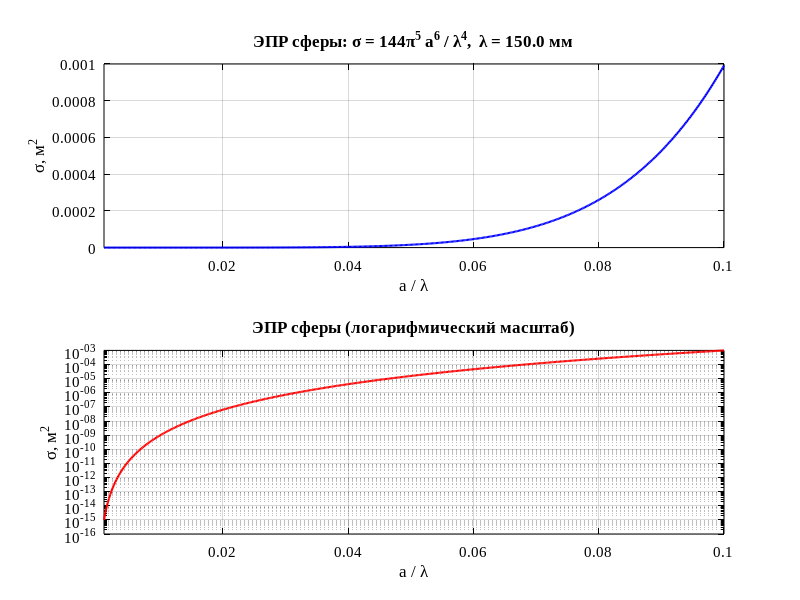
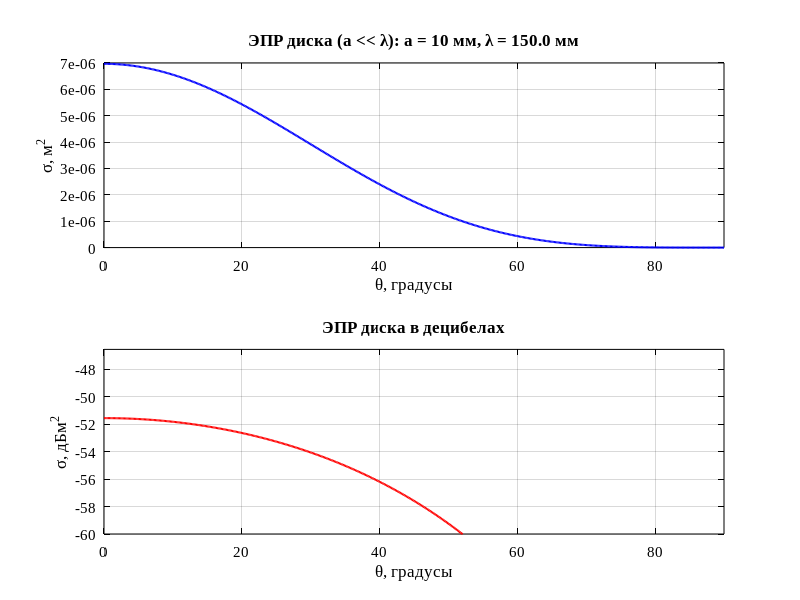
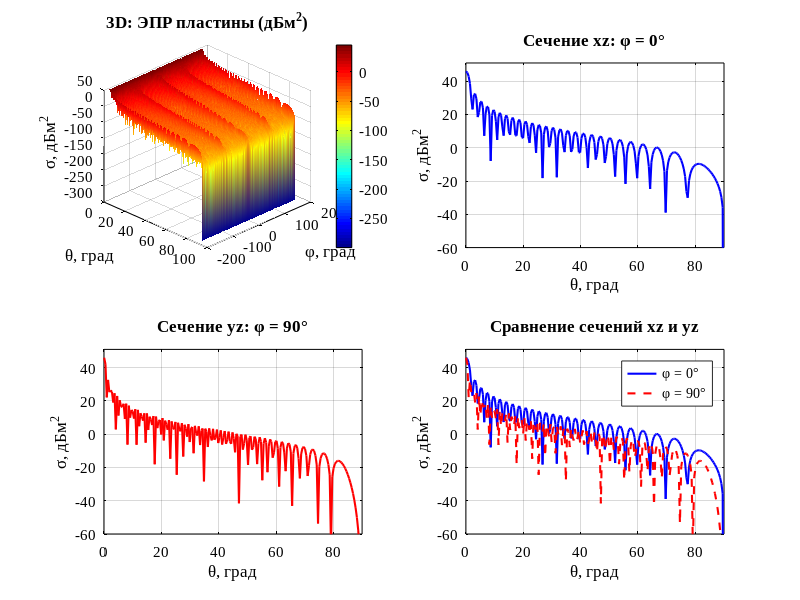
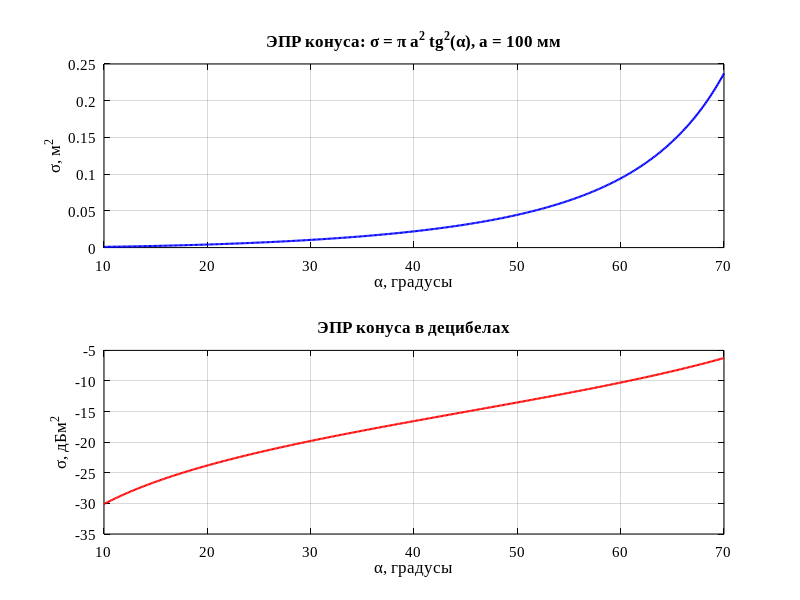

Write MATLAB code to recreate these figures, in order.
%% =========================================================================
%%  ЛАБОРАТОРНАЯ РАБОТА №4
%%  "Исследование отражающей возможности объектов различной формы"
%%  Дисциплина: Теоретические основы радиоэлектронной борьбы
%%  Среда: MATLAB R2025b
%%
%%  Формулы по методическим указаниям:
%%    (2)  - ЭПР сферы, рэлеевская область (a << lambda)
%%    (5)  - ЭПР диска, коротковолновый режим (a >> lambda)
%%    (6)  - ЭПР диска, длинноволновый режим (a << lambda)
%%    (7)  - ЭПР прямоугольной пластины (a, b >> lambda)
%%    (8)  - ЭПР конуса
%%    (9)  - ЭПР двугранного уголка, плоскость ⊥ ребру
%%    (10) - ЭПР двугранного уголка, ортогональная плоскость
%%    (11) - Максимальные ЭПР трёхгранных уголков
%%    (12) - ЭПР линзы Люнеберга (полусфера)
%%    (13) - ЭПР линзы Люнеберга с кольцом
%%    (14) - ЭПР решётки Ван-Атта
%% =========================================================================

clear; close all; clc;

%% --- Белая тема для всех фигур (отключение тёмной темы MATLAB) ---
set(0, 'DefaultFigureColor',      'w');          % фон фигуры — белый
set(0, 'DefaultAxesColor',        'w');          % фон осей — белый
set(0, 'DefaultAxesXColor',       'k');          % ось X — чёрная
set(0, 'DefaultAxesYColor',       'k');          % ось Y — чёрная
set(0, 'DefaultAxesZColor',       'k');          % ось Z — чёрная
set(0, 'DefaultTextColor',        'k');          % текст — чёрный
set(0, 'DefaultAxesFontName',     'Times New Roman');  % шрифт
set(0, 'DefaultAxesFontSize',     11);           % размер шрифта осей
set(0, 'DefaultTextFontName',     'Times New Roman');
set(0, 'DefaultTextFontSize',     12);

%% =========================================================================
%%  БЛОК 0 — ПАРАМЕТРЫ ВАРИАНТА
%% =========================================================================

variant = 1;                 % Номер бригады (варианта)

% --- Частотные параметры ---
f       = 2e9;               % Несущая частота, Гц
c       = 3e8;               % Скорость света, м/с
lambda  = c / f;             % Длина волны, м
k       = 2 * pi / lambda;   % Волновое число, рад/м

% --- Геометрические параметры ---
a       = 10e-3;             % Размер a, м
b       = 21e-3;             % Размер b, м
l_param = 1.5;               % Размер l, м

% --- Вывод информации о варианте ---
fprintf('==========================================================\n');
fprintf('  Лабораторная работа №4 — Вариант %d\n', variant);
fprintf('==========================================================\n');
fprintf('  Несущая частота      f = %.1f ГГц\n', f/1e9);
fprintf('  Длина волны          lambda = %.4f м (%.1f мм)\n', lambda, lambda*1e3);
fprintf('  Волновое число       k = %.2f рад/м\n', k);
fprintf('  Параметр a           = %.1f мм\n', a*1e3);
fprintf('  Параметр b           = %.1f мм\n', b*1e3);
fprintf('  Параметр l           = %.2f м\n', l_param);
fprintf('  Электрический размер ka = %.3f\n', k*a);
fprintf('==========================================================\n\n');

%% =========================================================================
%%  ЗАДАНИЕ 1 — ЭПР МЕТАЛЛИЧЕСКОЙ СФЕРЫ (ШАРА) В РЭЛЕЕВСКОЙ ОБЛАСТИ
%%
%%  Условие: a << lambda
%%  Диапазон: a от 0.001*lambda до 0.1*lambda (>= 100 точек)
%%  Формула (2): sigma = 144 * pi^5 * a^6 / lambda^4
%%
%%  В рэлеевской области ЭПР сферы очень мала и резко растёт с увеличением
%%  радиуса (пропорционально a^6).
%% =========================================================================

fprintf('--- Задание 1: ЭПР сферы (Рэлеевская область) ---\n');

% Диапазон размеров сферы
N_pts    = 500;                           % Количество точек (>> 100)
a_sphere = linspace(0.001*lambda, 0.1*lambda, N_pts);  % Размеры a, м

% Формула (2): ЭПР сферы в рэлеевской области
sigma_sphere = 144 * pi^5 * a_sphere.^6 / lambda^4;    % м^2

% Перевод в дБм^2 (децибелы относительно 1 м^2)
sigma_sphere_dB = 10 * log10(sigma_sphere);

% Построение графика
figure('Name', 'Задание 1 — ЭПР сферы (Рэлеев)', 'NumberTitle', 'off');

subplot(2,1,1);
plot(a_sphere/lambda, sigma_sphere, 'b-', 'LineWidth', 1.5);
grid on;
xlabel('a / \lambda');
ylabel('\sigma, м^2');
title(['ЭПР сферы: \sigma = 144\pi^5 a^6 / \lambda^4,  \lambda = ', ...
       num2str(lambda*1e3, '%.1f'), ' мм']);
xlim([0.001 0.1]);

subplot(2,1,2);
semilogy(a_sphere/lambda, sigma_sphere, 'r-', 'LineWidth', 1.5);
grid on;
xlabel('a / \lambda');
ylabel('\sigma, м^2');
title('ЭПР сферы (логарифмический масштаб)');
xlim([0.001 0.1]);

% Вывод контрольных значений
fprintf('  a = 0.001*lambda: sigma = %.3e м^2 (%.1f дБм^2)\n', ...
    sigma_sphere(1), sigma_sphere_dB(1));
fprintf('  a = 0.01*lambda:  sigma = %.3e м^2 (%.1f дБм^2)\n', ...
    sigma_sphere(round(N_pts/10)), sigma_sphere_dB(round(N_pts/10)));
fprintf('  a = 0.1*lambda:   sigma = %.3e м^2 (%.1f дБм^2)\n\n', ...
    sigma_sphere(end), sigma_sphere_dB(end));


%% =========================================================================
%%  ЗАДАНИЕ 2 — МОНОСТАТИЧЕСКАЯ ЭПР МЕТАЛЛИЧЕСКОГО ДИСКА
%%
%%  Условие: a << lambda (длинноволновая область)
%%  Формула (6): sigma(theta) = sigma_m * (8*ka / (3*pi))^2 * cos^4(theta)
%%  Формула (4): sigma_m = 4*pi^3 * a^4 / lambda^2
%%
%%  Диск ориентирован нормально к направлению падения волны.
%%  theta = 0 — нормальное падение (максимум ЭПР).
%% =========================================================================

fprintf('--- Задание 2: ЭПР диска (длинноволновая область) ---\n');

% Максимальная ЭПР диска — формула (4)
sigma_m_disk = 4 * pi^3 * a^4 / lambda^2;  % м^2

% Коэффициент для формулы (6)
C_rayleigh = (8 * k * a / (3 * pi))^2;

fprintf('  Максимальная ЭПР диска (формула 4): sigma_m = %.3e м^2\n', sigma_m_disk);
fprintf('  Коэффициент (8ka/3pi)^2 = %.4f\n', C_rayleigh);

% Углы падения волны
theta_disk = linspace(0, pi/2, 500);  % от 0 до 90 градусов

% Формула (6): моностатическая ЭПР диска (a << lambda)
sigma_disk = sigma_m_disk * C_rayleigh * cos(theta_disk).^4;  % м^2

% Перевод в дБ
sigma_disk_dB = 10 * log10(sigma_disk);
sigma_disk_dB(sigma_disk_dB == -Inf) = -60;  % ограничение для графика

% Построение графика
figure('Name', 'Задание 2 — ЭПР диска', 'NumberTitle', 'off');

subplot(2,1,1);
plot(theta_disk * 180/pi, sigma_disk, 'b-', 'LineWidth', 1.5);
grid on;
xlabel('\theta, градусы');
ylabel('\sigma, м^2');
title(['ЭПР диска (a << \lambda): a = ', num2str(a*1e3, '%.0f'), ...
       ' мм, \lambda = ', num2str(lambda*1e3, '%.1f'), ' мм'], 'Interpreter', 'tex');
xlim([0 90]);

subplot(2,1,2);
plot(theta_disk * 180/pi, sigma_disk_dB, 'r-', 'LineWidth', 1.5);
grid on;
xlabel('\theta, градусы');
ylabel('\sigma, дБм^2');
title('ЭПР диска в децибелах');
xlim([0 90]);
ylim([-60 max(sigma_disk_dB)+5]);

fprintf('  sigma(0)   = %.3e м^2 (%.1f дБм^2)\n', sigma_disk(1), sigma_disk_dB(1));
fprintf('  sigma(45)  = %.3e м^2 (%.1f дБм^2)\n', ...
    sigma_disk(round(end/4)), sigma_disk_dB(round(end/4)));
fprintf('  sigma(90)  = %.3e м^2\n\n', sigma_disk(end));


%% =========================================================================
%%  ЗАДАНИЕ 3 — ЭПР ПРЯМОУГОЛЬНОЙ ПЛАСТИНЫ
%%
%%  Условие: a, b >> lambda
%%  Размеры: a*100 и b*100 (домножить на 100)
%%  Формула (7):
%%    sigma(theta,phi) = sigma_m * |cos(theta) *
%%        sinc(2ka*sin(theta)*cos(phi)) *
%%        sinc(2kb*sin(theta)*sin(phi))|^2
%%    sigma_m = 64*pi*a^2*b^2 / lambda^2
%%
%%  Необходимо:
%%    - Построить 3D-изображение sigma(theta, phi)
%%    - Построить сечения в плоскостях xz (phi=0) и yz (phi=pi/2)
%% =========================================================================

fprintf('--- Задание 3: ЭПР прямоугольной пластины ---\n');

% Размеры пластины (домножены на 100)
a_plate = a * 100;   % 1.0 м
b_plate = b * 100;   % 2.1 м

fprintf('  Размеры пластины: %.2f м x %.2f м\n', a_plate, b_plate);
fprintf('  a_plate / lambda = %.1f,  b_plate / lambda = %.1f\n', ...
    a_plate/lambda, b_plate/lambda);

% Максимальная ЭПР пластины
sigma_m_plate = 64 * pi * a_plate^2 * b_plate^2 / lambda^2;
fprintf('  sigma_m = %.3e м^2 (%.1f дБм^2)\n\n', sigma_m_plate, ...
    10*log10(sigma_m_plate));

% Сетка углов
N_theta = 200;
N_phi   = 200;
theta_plate = linspace(0.001, pi/2, N_theta);  % избегаем theta=0 (деление на ноль)
phi_plate   = linspace(-pi, pi, N_phi);

[THETA, PHI] = meshgrid(theta_plate, phi_plate);

% Вспомогательные аргументы синуса
arg_a = 2 * k * a_plate * sin(THETA) .* cos(PHI);
arg_b = 2 * k * b_plate * sin(THETA) .* sin(PHI);

% Безопасное вычисление sinc(x) = sin(x)/x
sinc_a = ones(size(arg_a));
sinc_b = ones(size(arg_b));
mask_a = abs(arg_a) > 1e-10;
mask_b = abs(arg_b) > 1e-10;
sinc_a(mask_a) = sin(arg_a(mask_a)) ./ arg_a(mask_a);
sinc_b(mask_b) = sin(arg_b(mask_b)) ./ arg_b(mask_b);

% Формула (7): ЭПР прямоугольной пластины
sigma_plate = sigma_m_plate * (cos(THETA) .* sinc_a .* sinc_b).^2;

% Перевод в дБм^2
sigma_plate_dB = 10 * log10(sigma_plate + 1e-30);  % +eps для избежания log(0)

% ---- 3D-график ----
figure('Name', 'Задание 3 — ЭПР прямоугольной пластины', 'NumberTitle', 'off');

subplot(2,2,1);
surf(THETA*180/pi, PHI*180/pi, sigma_plate_dB, 'EdgeColor', 'none');
shading interp; colormap(jet); colorbar;
xlabel('\theta, град'); ylabel('\phi, град');
zlabel('\sigma, дБм^2');
title('3D: ЭПР пластины (дБм^2)');
view(45, 30);

% ---- Сечение xz (phi = 0) ----
phi_xz = 0;
arg_a_xz = 2 * k * a_plate * sin(theta_plate) * cos(phi_xz);
arg_b_xz = 2 * k * b_plate * sin(theta_plate) * sin(phi_xz);

sinc_a_xz = ones(size(arg_a_xz));
sinc_b_xz = ones(size(arg_b_xz));
mask_a_xz = abs(arg_a_xz) > 1e-10;
mask_b_xz = abs(arg_b_xz) > 1e-10;
sinc_a_xz(mask_a_xz) = sin(arg_a_xz(mask_a_xz)) ./ arg_a_xz(mask_a_xz);
sinc_b_xz(mask_b_xz) = sin(arg_b_xz(mask_b_xz)) ./ arg_b_xz(mask_b_xz);

sigma_xz = sigma_m_plate * (cos(theta_plate) .* sinc_a_xz .* sinc_b_xz).^2;
sigma_xz_dB = 10*log10(sigma_xz + 1e-30);

subplot(2,2,2);
plot(theta_plate*180/pi, sigma_xz_dB, 'b-', 'LineWidth', 1.5);
grid on;
xlabel('\theta, град'); ylabel('\sigma, дБм^2');
title('Сечение xz: \phi = 0°');
xlim([0 90]); ylim([-60 max(sigma_xz_dB)+5]);

% ---- Сечение yz (phi = pi/2) ----
phi_yz = pi/2;
arg_a_yz = 2 * k * a_plate * sin(theta_plate) * cos(phi_yz);
arg_b_yz = 2 * k * b_plate * sin(theta_plate) * sin(phi_yz);

sinc_a_yz = ones(size(arg_a_yz));
sinc_b_yz = ones(size(arg_b_yz));
mask_a_yz = abs(arg_a_yz) > 1e-10;
mask_b_yz = abs(arg_b_yz) > 1e-10;
sinc_a_yz(mask_a_yz) = sin(arg_a_yz(mask_a_yz)) ./ arg_a_yz(mask_a_yz);
sinc_b_yz(mask_b_yz) = sin(arg_b_yz(mask_b_yz)) ./ arg_b_yz(mask_b_yz);

sigma_yz = sigma_m_plate * (cos(theta_plate) .* sinc_a_yz .* sinc_b_yz).^2;
sigma_yz_dB = 10*log10(sigma_yz + 1e-30);

subplot(2,2,3);
plot(theta_plate*180/pi, sigma_yz_dB, 'r-', 'LineWidth', 1.5);
grid on;
xlabel('\theta, град'); ylabel('\sigma, дБм^2');
title('Сечение yz: \phi = 90°');
xlim([0 90]); ylim([-60 max(sigma_yz_dB)+5]);

% ---- Совмещённое сечение ----
subplot(2,2,4);
plot(theta_plate*180/pi, sigma_xz_dB, 'b-', 'LineWidth', 1.5); hold on;
plot(theta_plate*180/pi, sigma_yz_dB, 'r--', 'LineWidth', 1.5);
grid on;
xlabel('\theta, град'); ylabel('\sigma, дБм^2');
title('Сравнение сечений xz и yz');
legend('\phi = 0°', '\phi = 90°', 'Location', 'best');
xlim([0 90]); ylim([-60 max([sigma_xz_dB, sigma_yz_dB])+5]);


%% =========================================================================
%%  ЗАДАНИЕ 4 — ЭПР КОНИЧЕСКОГО ОТРАЖАТЕЛЯ
%%
%%  Угол раскрыва alpha от 10° до 70°
%%  Размер a домножить на 10
%%  Формула (8): sigma_m = pi * a^2 * tg^2(alpha)
%%
%%  Примечание: ЭПР конуса максимальна при наблюдении вдоль оси конуса
%%  и определяется радиусом основания и углом при вершине.
%% =========================================================================

fprintf('--- Задание 4: ЭПР конуса ---\n');

% Размер основания конуса (домножен на 10)
a_cone = a * 10;   % 0.1 м

fprintf('  Радиус основания конуса a = %.1f мм\n', a_cone*1e3);

% Диапазон углов раскрыва конуса (полный угол при вершине)
alpha_cone = linspace(10, 70, 500);     % градусы
alpha_rad  = alpha_cone * pi / 180;     % радианы

% Формула (8): ЭПР конуса
sigma_cone = pi * a_cone^2 * tan(alpha_rad).^2;   % м^2

% Перевод в дБ
sigma_cone_dB = 10 * log10(sigma_cone);

% Построение графика
figure('Name', 'Задание 4 — ЭПР конуса', 'NumberTitle', 'off');

subplot(2,1,1);
plot(alpha_cone, sigma_cone, 'b-', 'LineWidth', 1.5);
grid on;
xlabel('\alpha, градусы');
ylabel('\sigma, м^2');
title(['ЭПР конуса: \sigma = \pi a^2 tg^2(\alpha), a = ', ...
       num2str(a_cone*1e3, '%.0f'), ' мм']);

subplot(2,1,2);
plot(alpha_cone, sigma_cone_dB, 'r-', 'LineWidth', 1.5);
grid on;
xlabel('\alpha, градусы');
ylabel('\sigma, дБм^2');
title('ЭПР конуса в децибелах');

% Контрольные значения
fprintf('  sigma(10°)  = %.4f м^2 (%.1f дБм^2)\n', ...
    sigma_cone(1), sigma_cone_dB(1));
fprintf('  sigma(45°)  = %.4f м^2 (%.1f дБм^2)\n', ...
    sigma_cone(round((45-10)/60*(length(alpha_cone)-1)+1)), ...
    sigma_cone_dB(round((45-10)/60*(length(alpha_cone)-1)+1)));
fprintf('  sigma(70°)  = %.4f м^2 (%.1f дБм^2)\n\n', ...
    sigma_cone(end), sigma_cone_dB(end));


%% =========================================================================
%%  ЗАДАНИЕ 5 — ЭПР ДВУГРАННОГО УГОЛКОВОГО ОТРАЖАТЕЛЯ
%%
%%  Двугранный уголковый отражатель с углом 90° между гранями.
%%  Размеры граней: a x b.
%%
%%  (а) В плоскости, перпендикулярной ребру — формула (9):
%%      sigma(phi) = 2*sigma_m * cos^2(2*phi) * sinc^2(2*ka*sin(phi))
%%      sigma_m = 8*pi*a^2*b^2 / lambda^2
%%
%%  (б) В ортогональной плоскости — формула (10):
%%      sigma(theta) = (8*pi*a^2*b^2 / lambda^2) * sin(theta) *
%%                     [sin(kb*sin(theta)) / (kb*sin(theta))]^2
%% =========================================================================

fprintf('--- Задание 5: ЭПР двугранного уголкового отражателя ---\n');

% Максимальная ЭПР двугранного отражателя
sigma_m_dihedral = 8 * pi * a^2 * b^2 / lambda^2;
fprintf('  sigma_m = %.3e м^2 (%.1f дБм^2)\n', sigma_m_dihedral, ...
    10*log10(sigma_m_dihedral));

% ---- (а) Плоскость, перпендикулярная ребру (phi) ----
phi_dihedral = linspace(-pi/4, pi/4, 1000);  % от -45° до +45°

% Формула (9): ЭПР двугранного отражателя
% sigma(phi) = 2 * sigma_m * cos^2(2*phi) * sinc^2(2*ka*sin(phi))
%
% Аргумент sinc-функции
arg_dih = 2 * k * a * sin(phi_dihedral);
sinc_dih = ones(size(arg_dih));
mask_dih = abs(arg_dih) > 1e-10;
sinc_dih(mask_dih) = sin(arg_dih(mask_dih)) ./ arg_dih(mask_dih);

sigma_phi = 2 * sigma_m_dihedral * cos(2*phi_dihedral).^2 .* sinc_dih.^2;
sigma_phi_dB = 10*log10(sigma_phi + 1e-30);

% ---- (б) Ортогональная плоскость (theta) ----
theta_dihedral = linspace(0.001, pi/2, 1000);  % избегаем theta=0

% Формула (10): ЭПР в ортогональной плоскости
arg_dih_b = k * b * sin(theta_dihedral);
sinc_dih_b = ones(size(arg_dih_b));
mask_dih_b = abs(arg_dih_b) > 1e-10;
sinc_dih_b(mask_dih_b) = sin(arg_dih_b(mask_dih_b)) ./ arg_dih_b(mask_dih_b);

sigma_theta = sigma_m_dihedral * sin(theta_dihedral) .* sinc_dih_b.^2;
sigma_theta_dB = 10*log10(sigma_theta + 1e-30);

% Построение графиков
figure('Name', 'Задание 5 — ЭПР двугранного отражателя', 'NumberTitle', 'off');

subplot(2,2,1);
plot(phi_dihedral*180/pi, sigma_phi, 'b-', 'LineWidth', 1.5);
grid on;
xlabel('\phi, градусы');
ylabel('\sigma, м^2');
title('(а) Плоскость \perp ребру (линейный)');

subplot(2,2,2);
plot(phi_dihedral*180/pi, sigma_phi_dB, 'r-', 'LineWidth', 1.5);
grid on;
xlabel('\phi, градусы');
ylabel('\sigma, дБм^2');
title('(а) Плоскость \perp ребру (дБ)');

subplot(2,2,3);
plot(theta_dihedral*180/pi, sigma_theta, 'b-', 'LineWidth', 1.5);
grid on;
xlabel('\theta, градусы');
ylabel('\sigma, м^2');
title('(б) Ортогональная плоскость (линейный)');

subplot(2,2,4);
plot(theta_dihedral*180/pi, sigma_theta_dB, 'r-', 'LineWidth', 1.5);
grid on;
xlabel('\theta, градусы');
ylabel('\sigma, дБм^2');
title('(б) Ортогональная плоскость (дБ)');

fprintf('  sigma_phi(0)  = %.3e м^2 (биссектриса)\n', sigma_phi(length(phi_dihedral)/2+1));
fprintf('  sigma_theta   max = %.3e м^2\n\n', max(sigma_theta));


%% =========================================================================
%%  ЗАДАНИЕ 6 — МАКСИМАЛЬНЫЕ ЭПР ТРЁХГРАННЫХ УГОЛКОВЫХ ОТРАЖАТЕЛЕЙ
%%
%%  Зависимость максимальных ЭПР от длины ребра a при фиксированной lambda.
%%  Диапазон: a от 1*lambda до 20*lambda.
%%  Типы граней:
%%    Формула (11):
%%      sigma_tr = 4*pi * a^4 / (3*lambda^2)    — треугольный
%%      sigma_pr = 12*pi * a^4 / lambda^2        — прямоугольный
%%      sigma_cr = 2*pi * a^4 / lambda^2         — круглый (секторный)
%% =========================================================================

fprintf('--- Задание 6: ЭПР трёхгранных отражателей ---\n');

% Диапазон длин рёбер
a_tri = linspace(1*lambda, 20*lambda, 500);  % от lambda до 20*lambda

% Формула (11): максимальные ЭПР трёхгранных отражателей
sigma_triangular  = (4/3) * pi * a_tri.^4 / lambda^2;   % треугольный
sigma_rectangular = 12 * pi * a_tri.^4 / lambda^2;       % прямоугольный
sigma_circular    = 2 * pi * a_tri.^4 / lambda^2;        % секторный (круглый)

% Перевод в дБ
sigma_triangular_dB  = 10*log10(sigma_triangular);
sigma_rectangular_dB = 10*log10(sigma_rectangular);
sigma_circular_dB    = 10*log10(sigma_circular);

% Построение графиков
figure('Name', 'Задание 6 — ЭПР трёхгранных отражателей', 'NumberTitle', 'off');

subplot(2,1,1);
plot(a_tri/lambda, sigma_triangular, 'b-', 'LineWidth', 1.5); hold on;
plot(a_tri/lambda, sigma_rectangular, 'r-', 'LineWidth', 1.5);
plot(a_tri/lambda, sigma_circular, 'g-', 'LineWidth', 1.5);
grid on;
xlabel('a / \lambda');
ylabel('\sigma, м^2');
title('Максимальные ЭПР трёхгранных отражателей');
legend('Треугольный (4\pi a^4 / 3\lambda^2)', ...
       'Прямоугольный (12\pi a^4 / \lambda^2)', ...
       'Секторный (2\pi a^4 / \lambda^2)', 'Location', 'best');

subplot(2,1,2);
plot(a_tri/lambda, sigma_triangular_dB, 'b-', 'LineWidth', 1.5); hold on;
plot(a_tri/lambda, sigma_rectangular_dB, 'r-', 'LineWidth', 1.5);
plot(a_tri/lambda, sigma_circular_dB, 'g-', 'LineWidth', 1.5);
grid on;
xlabel('a / \lambda');
ylabel('\sigma, дБм^2');
title('Максимальные ЭПР трёхгранных отражателей (дБ)');
legend('Треугольный', 'Прямоугольный', 'Секторный', 'Location', 'best');

% Вывод таблицы для нескольких значений
fprintf('\n  ЭПР при различных размерах ребра:\n');
fprintf('  %-10s %-15s %-15s %-15s\n', 'a/lambda', 'Треуг.(м^2)', 'Прям.(м^2)', 'Сект.(м^2)');
fprintf('  %-10s %-15s %-15s %-15s\n', '--------', '-------------', '-------------', '-------------');
idx = [1, round(length(a_tri)/4), round(length(a_tri)/2), ...
       round(3*length(a_tri)/4), length(a_tri)];
for ii = idx
    fprintf('  %-10.1f %-15.3e %-15.3e %-15.3e\n', ...
        a_tri(ii)/lambda, sigma_triangular(ii), sigma_rectangular(ii), sigma_circular(ii));
end
fprintf('\n');


%% =========================================================================
%%  ЗАДАНИЕ 7 — ЭПР ЛИНЗЫ ЛЮНЕБЕРГА С МЕТАЛЛИЧЕСКИМ КОЛЬЦОМ
%%
%%  Радиус линзы: R = 20 * lambda
%%  Ширина кольца: l от 0.1*R до 1.8*R
%%  Формула (13):
%%    sigma = (4*pi / lambda^2) * (2*R*l - l^2)^2
%%
%%  Примечание: при l = R получаем максимальную ЭПР,
%%  совпадающую с формулой (12) для полусферической линзы:
%%  sigma_max = 4*pi*R^4 / lambda^2
%% =========================================================================

fprintf('--- Задание 7: ЭПР линзы Люнеберга с кольцом ---\n');

% Параметры линзы Люнеберга
R_lens = 20 * lambda;    % Радиус линзы, м
fprintf('  Радиус линзы R = %.3f м (%.1f*lambda)\n', R_lens, R_lens/lambda);

% Диапазон ширины металлизированного кольца
l_ring = linspace(0.1*R_lens, 1.8*R_lens, 500);   % от 0.1R до 1.8R

% Формула (13): ЭПР линзы Люнеберга с кольцом
% Эффективная отражающая площадь: A_eff = l*(2R - l) = 2Rl - l^2
A_eff = 2 * R_lens * l_ring - l_ring.^2;
sigma_luneburg = (4 * pi / lambda^2) * A_eff.^2;   % м^2

% Проверка: при l = R должно совпадать с формулой (12)
sigma_max_luneburg = 4 * pi * R_lens^4 / lambda^2;
fprintf('  sigma_max (формула 12, l=R): %.3e м^2\n', sigma_max_luneburg);
fprintf('  sigma при l=R (расчёт):      %.3e м^2\n', ...
    (4*pi/lambda^2) * (2*R_lens*R_lens - R_lens^2)^2);

% Перевод в дБ
sigma_luneburg_dB = 10*log10(sigma_luneburg);

% Построение графика
figure('Name', 'Задание 7 — ЭПР линзы Люнеберга', 'NumberTitle', 'off');

subplot(2,1,1);
plot(l_ring/R_lens, sigma_luneburg, 'b-', 'LineWidth', 1.5);
grid on;
xlabel('l / R');
ylabel('\sigma, м^2');
title(['ЭПР линзы Люнеберга: R = ', num2str(R_lens, '%.2f'), ...
       ' м (20\lambda), \lambda = ', num2str(lambda*1e3, '%.0f'), ' мм']);
% Отметим максимум
[~, idx_max] = max(sigma_luneburg);
hold on;
plot(l_ring(idx_max)/R_lens, sigma_luneburg(idx_max), 'ro', ...
    'MarkerSize', 8, 'LineWidth', 2);
text(l_ring(idx_max)/R_lens + 0.05, sigma_luneburg(idx_max), ...
    sprintf('Максимум: l/R = %.2f', l_ring(idx_max)/R_lens));

subplot(2,1,2);
plot(l_ring/R_lens, sigma_luneburg_dB, 'r-', 'LineWidth', 1.5);
grid on;
xlabel('l / R');
ylabel('\sigma, дБм^2');
title('ЭПР линзы Люнеберга (дБ)');

fprintf('  sigma при l = 0.1R: %.3e м^2 (%.1f дБм^2)\n', ...
    sigma_luneburg(1), sigma_luneburg_dB(1));
fprintf('  sigma при l = R:    %.3e м^2 (%.1f дБм^2)\n', ...
    sigma_luneburg(idx_max), sigma_luneburg_dB(idx_max));
fprintf('  sigma при l = 1.8R: %.3e м^2 (%.1f дБм^2)\n\n', ...
    sigma_luneburg(end), sigma_luneburg_dB(end));


%% =========================================================================
%%  ЗАДАНИЕ 8 — ЭПР РЕШЁТКИ ВАН-АТТА
%%
%%  Число диполей: N = 64 * номер_варианта
%%  Угол падения: theta от 0° до 80°
%%  Формула (14):
%%    sigma(theta) = (4*pi*S^2 / lambda^2) * sin^4((pi/2) * cos(theta))
%%  где S = N*lambda^2 / 4 — площадь раскрыва решётки
%%
%%  При theta = 0: sigma_max = pi*lambda^2*N^2/4
%% =========================================================================

fprintf('--- Задание 8: ЭПР решётки Ван-Атта ---\n');

% Число диполей
N_dipoles = 64 * variant;
fprintf('  Число диполей N = %d\n', N_dipoles);

% Площадь раскрыва решётки
S_va = N_dipoles * lambda^2 / 4;   % м^2
fprintf('  Площадь раскрыва S = N*lambda^2/4 = %.4f м^2\n', S_va);

% Максимальная ЭПР (при theta = 0)
sigma_max_va = pi * lambda^2 * N_dipoles^2 / 4;
fprintf('  sigma_max (theta=0) = pi*lambda^2*N^2/4 = %.3e м^2 (%.1f дБм^2)\n', ...
    sigma_max_va, 10*log10(sigma_max_va));

% Углы падения
theta_va = linspace(0, 80*pi/180, 500);  % от 0° до 80°

% Формула (14): ЭПР решётки Ван-Атта
sigma_va = (4 * pi * S_va^2 / lambda^2) * sin((pi/2) * cos(theta_va)).^4;

% Перевод в дБ
sigma_va_dB = 10*log10(sigma_va);

% Построение графика
figure('Name', 'Задание 8 — ЭПР решётки Ван-Атта', 'NumberTitle', 'off');

subplot(2,1,1);
plot(theta_va*180/pi, sigma_va, 'b-', 'LineWidth', 1.5);
grid on;
xlabel('\theta, градусы');
ylabel('\sigma, м^2');
title(['ЭПР решётки Ван-Атта: N = ', num2str(N_dipoles), ...
       ', f = ', num2str(f/1e9, '%.1f'), ' ГГц']);
xlim([0 80]);

subplot(2,1,2);
plot(theta_va*180/pi, sigma_va_dB, 'r-', 'LineWidth', 1.5);
grid on;
xlabel('\theta, градусы');
ylabel('\sigma, дБм^2');
title('ЭПР решётки Ван-Атта (дБ)');
xlim([0 80]); ylim([min(sigma_va_dB)-5 max(sigma_va_dB)+5]);

% Контрольные значения
fprintf('  sigma(0)  = %.3e м^2 (%.1f дБм^2)\n', sigma_va(1), sigma_va_dB(1));
idx_30 = round(30/80*(length(theta_va)-1))+1;
idx_60 = round(60/80*(length(theta_va)-1))+1;
fprintf('  sigma(30) = %.3e м^2 (%.1f дБм^2)\n', sigma_va(idx_30), sigma_va_dB(idx_30));
fprintf('  sigma(60) = %.3e м^2 (%.1f дБм^2)\n', sigma_va(idx_60), sigma_va_dB(idx_60));
fprintf('  sigma(80) = %.3e м^2 (%.1f дБм^2)\n\n', sigma_va(end), sigma_va_dB(end));


%% =========================================================================
%%  СВОДНАЯ ИНФОРМАЦИЯ
%% =========================================================================

fprintf('\n==========================================================\n');
fprintf('  Все задания выполнены. Общее количество фигур: 8\n');
fprintf('==========================================================\n');
fprintf('  Рекомендации:\n');
fprintf('  - Используйте меню Figure для навигации по графикам\n');
fprintf('  - Для смены варианта измените параметры в БЛОКЕ 0\n');
fprintf('  - Все формулы соответствуют методическим указаниям\n');
fprintf('==========================================================\n');
